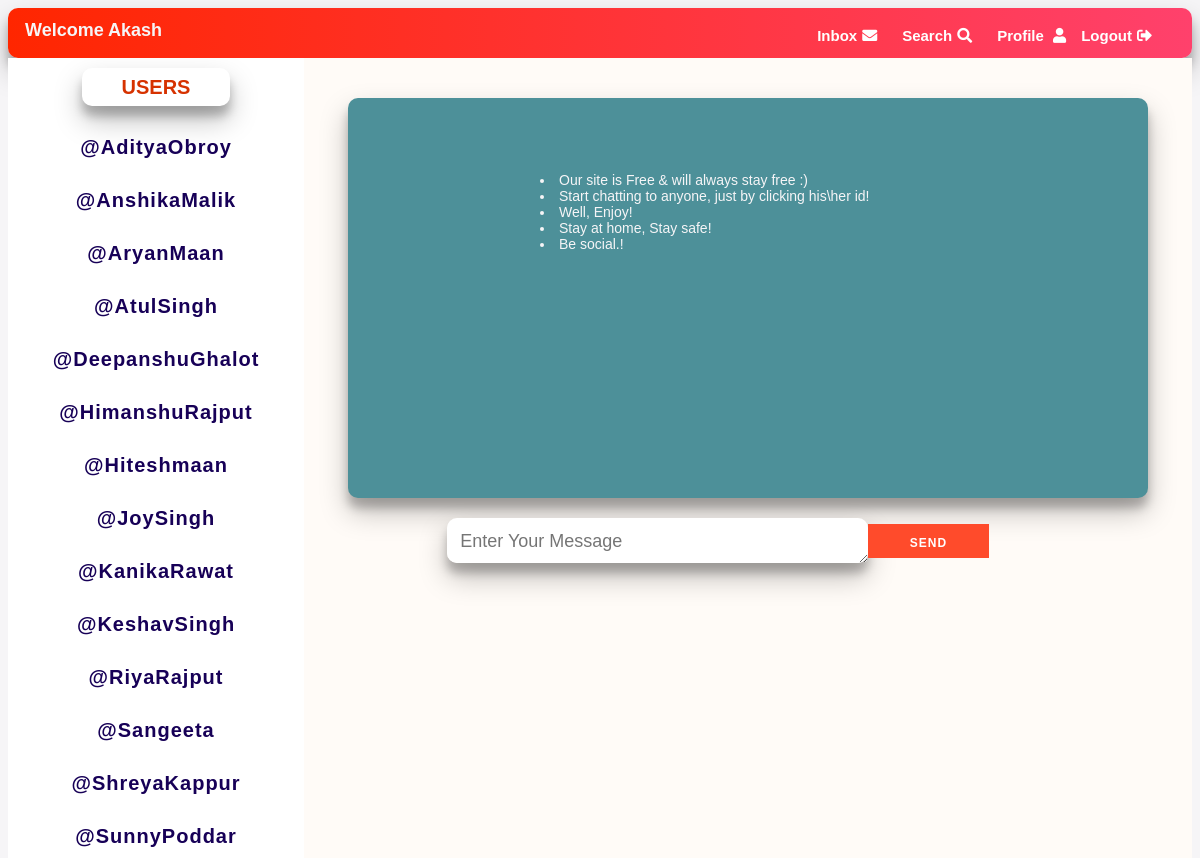
Screenshot of /Homepage.php?sender=AkashSingh with the database file from the repository.
### tables this page shows
CREATE TABLE `registration` (
  `name` varchar(100) NOT NULL,
  `email` varchar(100) NOT NULL,
  `password` varchar(30) NOT NULL,
  `username` varchar(100) NOT NULL
);

### Homepage.php (the view, shortened to what this page needs)
<?php
$val=$_GET["sender"];
include("dbconnection.php");
$row1=mysqli_query($connection,'select * from registration where username="'.$val.'";') ;
    $user=mysqli_fetch_assoc($row1);
?>
<!DOCTYPE html>
<html lang="en">
<head>
    <link rel="stylesheet" href="Homepagestyle.css"/>
    <link rel="stylesheet" type="text/css" href="C:\Users\AJ\Downloads\fontawesome-free-5.15.3-web\fontawesome-free-5.15.3-web\css\all.css">
    <link
    rel="stylesheet"
    href="https://use.fontawesome.com/releases/v5.8.1/css/all.css"
    />
    </head>
<body>
<div class="banner_container" style="border-radius: 10px;box-shadow: 0 14px 28px rgba(0,0,0,0.25),0 10px 10px rgba(0,0,0,0.22);">
<div class="menu"><span><a href="Index.php" class="social">Logout<i class="fas fa-sign-out-alt"></i></a></span></div>
<div class="menu">
<div style="color:#fff;font-size:15px;font-weight: bold;text-align: center;" class="popup" onclick="myFunction()">
Profile
<i class="fas fa-user" style="margin-right:10px"></i>
</div>
</div>
<div class="menu"><span><a href="#" class="social">Search<i class="fas fa-search"></i></a></span></div>
<div class="menu"><span><a href="#" class="social">Inbox<i class="fas fa-envelope"></i></a></span></div>
<div class="info">Welcome <?php echo $user["name"];?></div>
</div>
<div class="user_message_container">
<div class="user">
<div class="online_num">USERS</div>
    <?php
    include("dbconnection.php");
    $sql="Select * from registration;";
    $query=mysqli_query($connection,$sql);
    while($row=mysqli_fetch_assoc($query)){
        if($row["username"]!=$val){
        echo '<a class="links" href="Homepage.php?sender='.$_GET["sender"].'&'.'username='. $row["username"].'">'.'@'.$row["username"].'</a>';
        }
    }
    ?>
</div>
<div class="message" >
<div class="modal-body" id="msgBody" style="overflow-y:scroll;overflow-x:hidden;margin:40px 15% 0px 15%;height:400px;width:90%;background:rgb(77, 144, 153);border-radius: 10px;box-shadow: 0 14px 28px rgba(0,0,0,0.25),0 10px 10px rgba(0,0,0,0.22);">
    </div>
    <div class="footer" style="display:flex;flex-direction:row;margin-top:10px; padding:0 10px;width:70%; margin-top:20px;">
        <textarea id="message" placeholder="Enter Your Message" class="form" style ="height:45px;flex-basis:70%;background:#fff;border-radius: 10px;box-shadow: 0 14px 28px rgba(0,0,0,0.25),0 10px 10px rgba(0,0,0,0.22); border:none;font-family: 'Montserrat',sans-serif;outline:none;padding:13px;font-Size:18px;" ></textarea>
        <button id="send" class="btn-send" style="height:75%;margin-top:6px;flex-basis:20%;margin-left:5px border: radius 10px;border:none;background:#ff4b2b;color:#fff;font-size:12px;font-weight: bold;padding:12px 10px;letter-spacing: 1px;text-transform: uppercase;transition: transform 80ms ease-in;outline:none;float:;">send</button>
    </div>
<div class="points" style="position:absolute;font-size: 13px; top:20%; left:45%; ">
        <li>Our site is Free & will always stay free :)
        <li>Start chatting to anyone, just by clicking his\her id!
        <li>Well, Enjoy!
        <li>Stay at home, Stay safe!
        <li>Be social.!
</div>
</div>
</div>
</body>
</html>

### Homepagestyle.css (style rules this page uses)
* { box-sizing: border-box; }
body { font-family: 'Montserrat',sans-serif; background: #f6f5f7; height:100vh; }
span { font-size: 12px; margin-right: 20px; }
.info { position: absolute; top:20px; left:25px; font-weight: bolder; font-size: large; color:#f6f5f7; }
.banner_container { background:linear-gradient(to right,#ff2600,#ff416c) no-repeat 0 0 / cover; height:50px; display: flex; flex-direction: row-reverse; justify-content: flex-start; padding:15px 15px; border-radius: 20px; }
i { padding:5px; }
.social { text-decoration: none; color:#fff; font-size:15px; font-weight: bold; text-align: center; position: relative; display: inline-block; cursor: pointer; }
a { transition: transform 80ms ease-in; }
.user_message_container { display: flex; flex-direction: row; }
.user { display: flex; flex-direction: column; flex-basis: 25%; background-color: rgb(255, 255, 255); height: 100vh; overflow-y: scroll; overflow-x: hidden; align-items: center; }
.message { overflow: hidden; background-color: rgb(255, 251, 247) ; flex-basis: 75%; height: 100vh; display: flex; flex-direction: column; align-items: center; }
.online_num { height: 7%; display: flex; flex-direction: row; justify-content: center; align-items: center; font-size: 20px; color: hsl(14, 100%, 42%); font-weight: bold; border-radius: 10px; box-shadow: 0 14px 28px rgba(0,0,0,0.25),0 10px 10px rgba(0,0,0,0.22); margin:10px 0 10px 0; width:50%; }
a { text-decoration: none; color:rgb(23, 0, 87); }
.links { margin:20px 0 10px 0; font-weight: bold; font-size: 20px; letter-spacing: 1px; }
.form,#message::-webkit-scrollbar { width :0; background :transparent; }
li { color:#f6f5f7; font-size: 14px; }

### Homepage.php (style rules this page uses)
.popup { position: relative; display: inline-block; cursor: pointer; -webkit-user-select: none; -moz-user-select: none; -ms-user-select: none; user-select: none; }

### rows the page displays
registration: name "Akash"
registration: username "AdityaObroy"
registration: username "AnshikaMalik"
registration: username "AryanMaan"
registration: username "AtulSingh"
registration: username "DeepanshuGhalot"
registration: username "HimanshuRajput"
registration: username "Hiteshmaan"
registration: username "JoySingh"
registration: username "KanikaRawat"
registration: username "KeshavSingh"
registration: username "RiyaRajput"
registration: username "Sangeeta"
registration: username "ShreyaKappur"
registration: username "SunnyPoddar"
